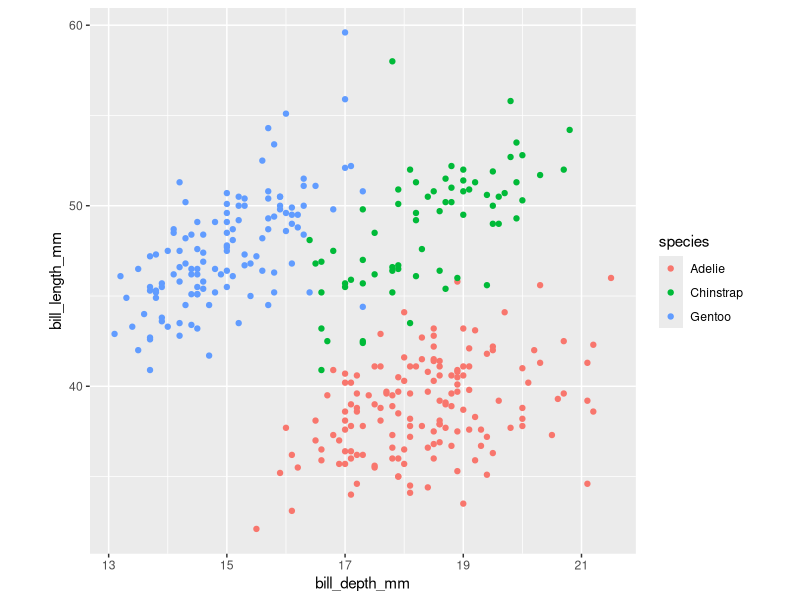

Reproduce this figure in R.
## ---- chunk 1

library(ggplot2)
library(palmerpenguins)
p <- penguins |>  
  ggplot(aes(x = bill_depth_mm, y = bill_length_mm, 
             color = species)) + 
  geom_point() +
  scale_x_continuous(breaks = seq(13, 22, 2)) +
  scale_y_continuous(breaks = seq(30, 60, 10)) +
  theme(aspect.ratio = 1)
p
